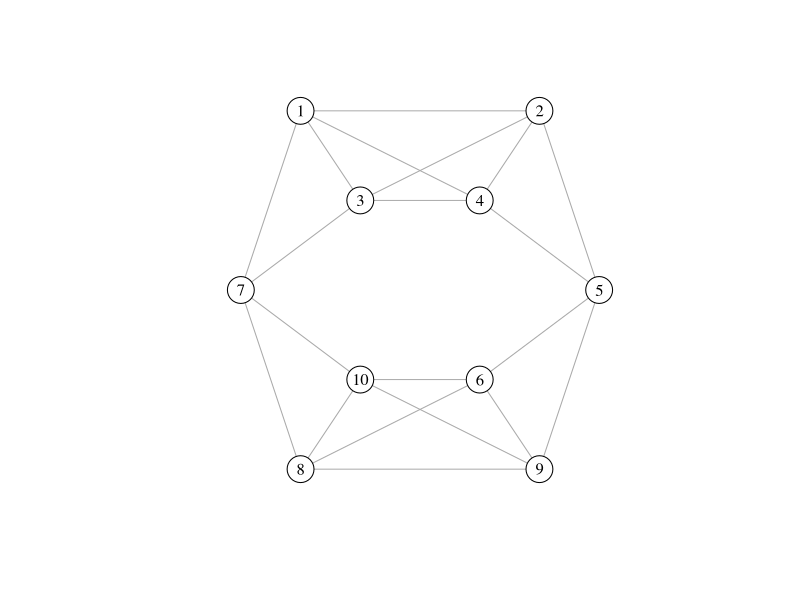

Here is the R script that generated this plot:
## ---- chunk 1
knitr::opts_chunk$set(echo = TRUE)
## ---- chunk 2
# libraries used
require(igraph, quietly = TRUE)
## ---- chunk 3
A = matrix(c(0,1,1,1,0,0,1,0,0,0,
             1,0,1,1,1,0,0,0,0,0,
             1,1,0,1,0,0,1,0,0,0,
             1,1,1,0,1,0,0,0,0,0,
             0,1,0,1,0,1,0,0,1,0,
             0,0,0,0,1,0,0,1,1,1,
             1,0,1,0,0,0,0,1,0,1,
             0,0,0,0,0,1,1,0,1,1,
             0,0,0,0,1,1,0,1,0,1,
             0,0,0,0,0,1,1,1,1,0), ncol = 10)

print(A)
## ---- chunk 4

g = graph_from_adjacency_matrix(A, mode = 'undirected')

l = matrix(c(1,2,
             5,2,
             2,1,
             4,1,
             6,0,
             4,-1,
             0,0,
             1,-2,
             5,-2,
             2,-1), ncol = 2, byrow = TRUE)


plot(g, layout = l, vertex.color = 'white', vertex.label.color = 'black')

## ---- chunk 5
# degree
d = 4
# laplacian
L = diag(ncol(A)) - A/d

# eigenvalues
lambda = sort(eigen(L)$values)
print(lambda)
## ---- chunk 6
print(lambda[2]/2)
print(sqrt(2*lambda[2]))
